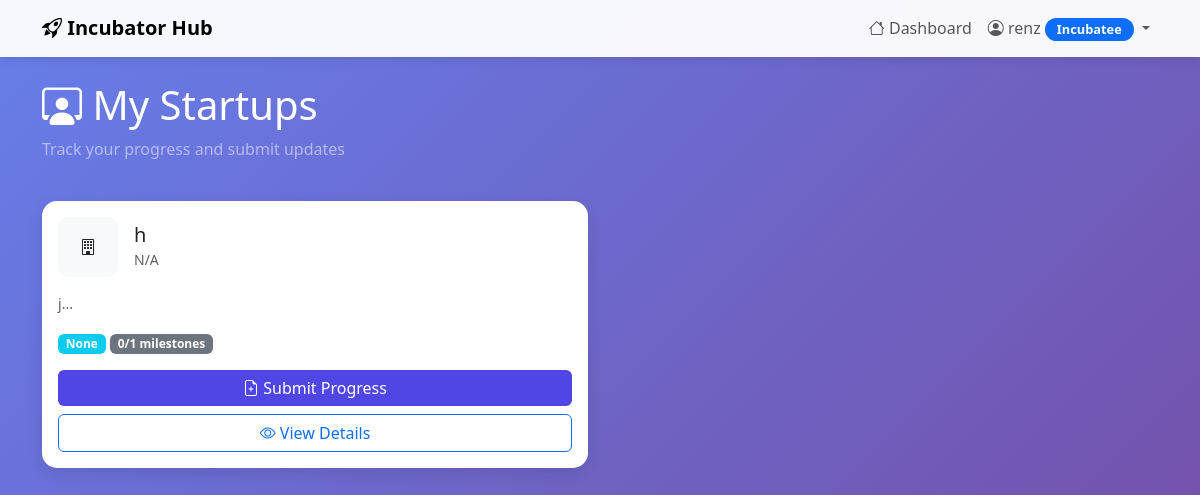
Page /dashboard (signed in) on the committed database.
### app.py (models this page shows)
class User(db.Model):
    id = db.Column(db.Integer, primary_key=True)
    first_name = db.Column(db.String(100), nullable=True)
    username = db.Column(db.String(80), unique=True, nullable=False)
    email = db.Column(db.String(120), unique=True, nullable=False)
    contact_number = db.Column(db.String(20), nullable=True)
    password_hash = db.Column(db.String(200), nullable=False)
    role = db.Column(db.String(20), nullable=False)  # 'super_admin', 'admin', 'incubatee'
    created_at = db.Column(db.DateTime, default=datetime.utcnow)
    created_by = db.Column(db.Integer, db.ForeignKey('user.id'), nullable=True)
    startups = db.relationship('Startup', backref='owner', lazy=True, foreign_keys='Startup.owner_id')
    memberships = db.relationship('StartupMember', backref='user', lazy=True)
    progress_reports = db.relationship('ProgressReport', backref='submitted_by_user', lazy=True)

class Startup(db.Model):
    id = db.Column(db.Integer, primary_key=True)
    name = db.Column(db.String(200), nullable=False)
    description = db.Column(db.Text, nullable=True)
    logo = db.Column(db.String(200), nullable=True)
    industry = db.Column(db.String(100), nullable=True)
    stage = db.Column(db.String(50), default='ideation')
    owner_id = db.Column(db.Integer, db.ForeignKey('user.id'), nullable=False)
    created_at = db.Column(db.DateTime, default=datetime.utcnow)
    email = db.Column(db.String(120), nullable=True)
    contact_number = db.Column(db.String(20), nullable=True)
    members = db.relationship('StartupMember', backref='startup', lazy=True, cascade='all, delete-orphan')
    milestones = db.relationship('Milestone', backref='startup', lazy=True, cascade='all, delete-orphan')
    progress_reports = db.relationship('ProgressReport', backref='startup', lazy=True, cascade='all, delete-orphan')

### app.py (the view)
@app.route('/dashboard')
@login_required
def dashboard():
    user = User.query.get(session['user_id'])
    if user.role == 'super_admin':
        admins = User.query.filter_by(role='admin').all()
        incubatees = User.query.filter_by(role='incubatee').all()
        startups = Startup.query.all()
        return render_template('super_admin_dashboard.html',
                             user=user, admins=admins,
                             incubatees=incubatees, startups=startups)
    elif user.role == 'admin':
        startups = Startup.query.all()
        recent_reports = ProgressReport.query.order_by(ProgressReport.submitted_at.desc()).limit(10).all()
        return render_template('admin_dashboard.html',
                             user=user, startups=startups,
                             recent_reports=recent_reports)
    else:  # incubatee
        memberships = StartupMember.query.filter_by(user_id=user.id).all()
        my_startups = [m.startup for m in memberships]
        return render_template('incubatee_dashboard.html',
                             user=user, startups=my_startups)

### app.py (called while the page is built)
def login_required(f):
    @wraps(f)
    def decorated_function(*args, **kwargs):
        if 'user_id' not in session:
            flash('Please log in to access this page.', 'warning')
            return redirect(url_for('login'))
        return f(*args, **kwargs)
    return decorated_function

### templates/incubatee_dashboard.html (shortened to what this page needs)
{% extends "base.html" %}
{% block content %}
<div class="row mb-4">
    <div class="col">
        <h1 class="text-white"><i class="bi bi-person-workspace"></i> My Startups</h1>
        <p class="text-white-50">Track your progress and submit updates</p>
    </div>
</div>
{% if startups %}
<div class="row g-4">
    {% for startup in startups %}
    <div class="col-md-6">
        <div class="card h-100">
            <div class="card-body">
                <div class="d-flex align-items-center mb-3">
                    {% if startup.logo %}
                    <img src="{{ url_for('static', filename='uploads/' + startup.logo) }}"
                         class="startup-logo me-3" alt="Logo">
                    {% else %}
                    <div class="startup-logo me-3 bg-light d-flex align-items-center justify-content-center">
                        <i class="bi bi-building"></i>
                    </div>
                    {% endif %}
                    <div>
                        <h5 class="mb-0">{{ startup.name }}</h5>
                        <small class="text-muted">{{ startup.industry or 'N/A' }}</small>
                    </div>
                </div>
                {% if startup.description %}
                <p class="text-muted small">{{ startup.description[:100] }}...</p>
                {% endif %}
                <div class="mb-3">
                    <span class="badge bg-info">{{ startup.stage }}</span>
                    <span class="badge bg-secondary">
                        {{ startup.milestones|selectattr('status', 'equalto', 'completed')|list|length }}/{{ startup.milestones|length }} milestones
                    </span>
                </div>
                <div class="d-grid gap-2">
                    <a href="{{ url_for('submit_progress', startup_id=startup.id) }}"
                       class="btn btn-primary">
                        <i class="bi bi-file-earmark-plus"></i> Submit Progress
                    </a>
                    <a href="{{ url_for('view_startup_progress', startup_id=startup.id) }}"
                       class="btn btn-outline-primary">
                        <i class="bi bi-eye"></i> View Details
                    </a>
                </div>
            </div>
        </div>
    </div>
    {% endfor %}
</div>
{% endif %}
{% endblock %}

### templates/base.html (shortened to what this page needs)
<!DOCTYPE html>
<html lang="en">
<head>
    <link href="https://cdn.jsdelivr.net/npm/bootstrap@5.3.0/dist/css/bootstrap.min.css" rel="stylesheet">
    <link rel="stylesheet" href="https://cdn.jsdelivr.net/npm/bootstrap-icons@1.10.0/font/bootstrap-icons.css">
    <link rel="stylesheet" href="https://cdnjs.cloudflare.com/ajax/libs/bootstrap-icons/1.10.5/font/bootstrap-icons.min.css">
</head>
<body>
    {% if session.user_id %}
    <nav class="navbar navbar-expand-lg navbar-light mb-4">
        <div class="container">
            <a class="navbar-brand fw-bold" href="{{ url_for('dashboard') }}">
                <i class="bi bi-rocket-takeoff"></i> Incubator Hub
            </a>
            <div class="collapse navbar-collapse" id="navbarNav">
                <ul class="navbar-nav ms-auto">
                    <li class="nav-item">
                        <a class="nav-link" href="{{ url_for('dashboard') }}">
                            <i class="bi bi-house"></i> Dashboard
                        </a>
                    </li>
                    <li class="nav-item dropdown">
                        <a class="nav-link dropdown-toggle" href="#" role="button" data-bs-toggle="dropdown" aria-expanded="false">
                            <i class="bi bi-person-circle"></i> {{ session.username }}
                            <span class="badge bg-primary badge-role">{{ session.role.replace('_', ' ').title() }}</span>
                        </a>
                    </li>
                </ul>
            </div>
        </div>
    </nav>
    {% endif %}
    <div class="container">
        {% block content %}{% endblock %}
    </div>
</body>
</html>

### templates/base.html (style rules this page uses)
:root { --primary-color: #4f46e5; --secondary-color: #6366f1; }
* { box-sizing: border-box; }
html { -webkit-text-size-adjust: 100%; -ms-text-size-adjust: 100%; }
body { min-height: 100vh; background: linear-gradient(135deg, #667eea 0%, #764ba2 100%); background-attachment: fixed; -webkit-font-smoothing: antialiased; -moz-osx-font-smoothing: grayscale; }
.navbar { background: rgba(255, 255, 255, 0.95) !important; backdrop-filter: blur(10px); -webkit-backdrop-filter: blur(10px); box-shadow: 0 2px 10px rgba(0,0,0,0.1); }
.card { border: none; border-radius: 15px; box-shadow: 0 5px 15px rgba(0,0,0,0.1); transition: transform 0.3s ease; overflow: hidden; }
.btn-primary { background: var(--primary-color); border: none; transition: all 0.3s ease; }
.badge-role { padding: 5px 12px; border-radius: 20px; font-size: 0.8rem; }
.startup-logo { width: 60px; height: 60px; object-fit: cover; border-radius: 10px; flex-shrink: 0; }
html { scroll-behavior: smooth; }
.card { animation: fadeIn 0.5s ease; }

### rows in the picture
User: username "renz", role.replace "Incubatee"
Startup: name "h", industry "N/A", description "j", stage "None", milestones|selectattr "0", milestones|length "1"
